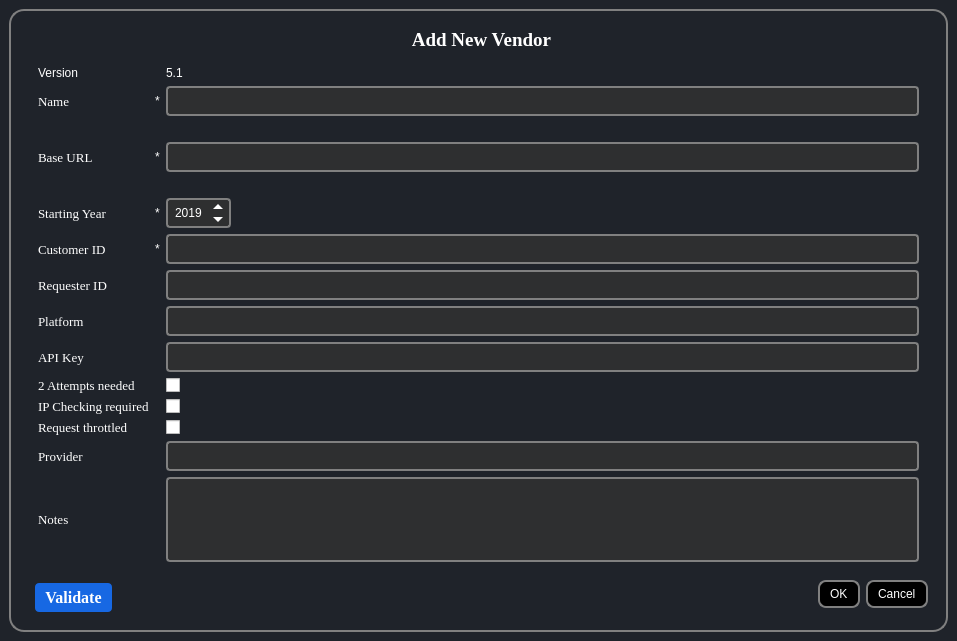
<?xml version="1.0" encoding="UTF-8"?>
<ui version="4.0">
 <class>addVendor51Dialog</class>
 <widget class="QMainWindow" name="addVendor51Dialog">
  <property name="geometry">
   <rect>
    <x>0</x>
    <y>0</y>
    <width>957</width>
    <height>641</height>
   </rect>
  </property>
  <property name="windowTitle">
   <string>MainWindow</string>
  </property>
  <property name="styleSheet">
   <string notr="true">*{
	
border:none;
background-color:transparent;
background:none;
padding:0;
margin:0;
color:#fff;
}



#centralwidget{
background-color:#1f232a;
}

QPushButton{
text-align:left;
padding: 5px 10px;

border-top-left-radius:5px;
}
QPushButton:pressed{
background-color:grey;
text-align:left;
padding:2px 10px;
color:white;}</string>
  </property>
  <widget class="QWidget" name="centralwidget">
   <layout class="QGridLayout" name="gridLayout">
    <item row="0" column="0" colspan="2">
     <widget class="QFrame" name="frame">
      <property name="sizePolicy">
       <sizepolicy hsizetype="Preferred" vsizetype="Preferred">
        <horstretch>0</horstretch>
        <verstretch>0</verstretch>
       </sizepolicy>
      </property>
      <property name="styleSheet">
       <string notr="true">#frame{border:2px solid grey; border-radius:15px;}</string>
      </property>
      <property name="frameShape">
       <enum>QFrame::StyledPanel</enum>
      </property>
      <property name="frameShadow">
       <enum>QFrame::Raised</enum>
      </property>
      <layout class="QVBoxLayout" name="verticalLayout">
       <item>
        <widget class="QFrame" name="frame_3">
         <property name="styleSheet">
          <string notr="true">border-color: rgb(255, 255, 255);

QLineEdit {
	background-color: #cccccc;
	border-radius: 20px; 

}
</string>
         </property>
         <property name="frameShape">
          <enum>QFrame::StyledPanel</enum>
         </property>
         <property name="frameShadow">
          <enum>QFrame::Plain</enum>
         </property>
         <layout class="QGridLayout" name="gridLayout_2">
          <item row="0" column="1" colspan="2">
           <widget class="QLabel" name="label_7">
            <property name="enabled">
             <bool>true</bool>
            </property>
            <property name="sizePolicy">
             <sizepolicy hsizetype="Preferred" vsizetype="Preferred">
              <horstretch>0</horstretch>
              <verstretch>0</verstretch>
             </sizepolicy>
            </property>
            <property name="font">
             <font>
              <family>Georgia</family>
              <pointsize>14</pointsize>
              <bold>true</bold>
             </font>
            </property>
            <property name="styleSheet">
             <string notr="true">text-align:centre;</string>
            </property>
            <property name="frameShape">
             <enum>QFrame::NoFrame</enum>
            </property>
            <property name="text">
             <string>&lt;html&gt;&lt;head/&gt;&lt;body&gt;&lt;p align=&quot;center&quot;&gt;Add New Vendor&lt;/p&gt;&lt;/body&gt;&lt;/html&gt;</string>
            </property>
           </widget>
          </item>
          <item row="1" column="0" colspan="3">
           <widget class="QFrame" name="AddNewVendor">
            <property name="minimumSize">
             <size>
              <width>0</width>
              <height>30</height>
             </size>
            </property>
            <property name="font">
             <font>
              <family>Georgia</family>
              <pointsize>8</pointsize>
             </font>
            </property>
            <property name="frameShape">
             <enum>QFrame::StyledPanel</enum>
            </property>
            <layout class="QGridLayout" name="gridLayout_5">
             <item row="14" column="0">
              <widget class="QLabel" name="label_28">
               <property name="font">
                <font>
                 <family>Georgia</family>
                 <pointsize>10</pointsize>
                </font>
               </property>
               <property name="text">
                <string>Notes</string>
               </property>
              </widget>
             </item>
             <item row="9" column="0">
              <widget class="QLabel" name="label_5">
               <property name="font">
                <font>
                 <family>Georgia</family>
                 <pointsize>10</pointsize>
                </font>
               </property>
               <property name="text">
                <string>API Key</string>
               </property>
              </widget>
             </item>
             <item row="5" column="1">
              <widget class="QLabel" name="label_13">
               <property name="text">
                <string>*</string>
               </property>
              </widget>
             </item>
             <item row="6" column="0">
              <widget class="QLabel" name="label_3">
               <property name="font">
                <font>
                 <family>Georgia</family>
                 <pointsize>10</pointsize>
                </font>
               </property>
               <property name="text">
                <string>Customer ID</string>
               </property>
              </widget>
             </item>
             <item row="3" column="0">
              <widget class="QLabel" name="label_2">
               <property name="font">
                <font>
                 <family>Georgia</family>
                 <pointsize>10</pointsize>
                </font>
               </property>
               <property name="text">
                <string>Base URL</string>
               </property>
              </widget>
             </item>
             <item row="6" column="1">
              <widget class="QLabel" name="label_14">
               <property name="text">
                <string>*</string>
               </property>
              </widget>
             </item>
             <item row="7" column="0">
              <widget class="QLabel" name="label_4">
               <property name="font">
                <font>
                 <family>Georgia</family>
                 <pointsize>10</pointsize>
                </font>
               </property>
               <property name="text">
                <string>Requester ID</string>
               </property>
              </widget>
             </item>
             <item row="0" column="2">
              <widget class="QLabel" name="versionEdit">
               <property name="text">
                <string>5.1</string>
               </property>
              </widget>
             </item>
             <item row="1" column="1">
              <widget class="QLabel" name="label_12">
               <property name="text">
                <string>*</string>
               </property>
              </widget>
             </item>
             <item row="3" column="1">
              <widget class="QLabel" name="label_18">
               <property name="text">
                <string>*</string>
               </property>
              </widget>
             </item>
             <item row="11" column="0">
              <widget class="QLabel" name="label_9">
               <property name="font">
                <font>
                 <family>Georgia</family>
                 <pointsize>10</pointsize>
                </font>
               </property>
               <property name="text">
                <string>IP Checking required</string>
               </property>
              </widget>
             </item>
             <item row="8" column="0">
              <widget class="QLabel" name="label_6">
               <property name="font">
                <font>
                 <family>Georgia</family>
                 <pointsize>10</pointsize>
                </font>
               </property>
               <property name="text">
                <string>Platform</string>
               </property>
              </widget>
             </item>
             <item row="5" column="0">
              <widget class="QLabel" name="label_10">
               <property name="font">
                <font>
                 <family>Georgia</family>
                 <pointsize>10</pointsize>
                </font>
               </property>
               <property name="text">
                <string>Starting Year</string>
               </property>
              </widget>
             </item>
             <item row="0" column="0">
              <widget class="QLabel" name="label_15">
               <property name="text">
                <string>Version</string>
               </property>
              </widget>
             </item>
             <item row="13" column="0">
              <widget class="QLabel" name="provider">
               <property name="font">
                <font>
                 <family>Georgia</family>
                 <pointsize>10</pointsize>
                </font>
               </property>
               <property name="text">
                <string>Provider</string>
               </property>
              </widget>
             </item>
             <item row="1" column="0">
              <widget class="QLabel" name="label">
               <property name="font">
                <font>
                 <family>Georgia</family>
                 <pointsize>10</pointsize>
                </font>
               </property>
               <property name="text">
                <string>Name</string>
               </property>
              </widget>
             </item>
             <item row="10" column="0">
              <widget class="QLabel" name="label_8">
               <property name="font">
                <font>
                 <family>Georgia</family>
                 <pointsize>10</pointsize>
                </font>
               </property>
               <property name="text">
                <string>2 Attempts needed</string>
               </property>
              </widget>
             </item>
             <item row="12" column="0">
              <widget class="QLabel" name="label_11">
               <property name="font">
                <font>
                 <family>Georgia</family>
                 <pointsize>10</pointsize>
                </font>
               </property>
               <property name="text">
                <string>Request throttled</string>
               </property>
              </widget>
             </item>
             <item row="1" column="2">
              <widget class="QLineEdit" name="nameEdit">
               <property name="minimumSize">
                <size>
                 <width>0</width>
                 <height>30</height>
                </size>
               </property>
               <property name="styleSheet">
                <string notr="true">QLineEdit {
	border: 2px solid #808080;
    border-radius: 4px;
    padding: 5px;
	color: white;
	background-color: #2E2F30;
}

</string>
               </property>
              </widget>
             </item>
             <item row="2" column="2">
              <widget class="QLabel" name="name_validation_label">
               <property name="text">
                <string/>
               </property>
              </widget>
             </item>
             <item row="3" column="2">
              <widget class="QLineEdit" name="baseUrlEdit">
               <property name="minimumSize">
                <size>
                 <width>0</width>
                 <height>30</height>
                </size>
               </property>
               <property name="styleSheet">
                <string notr="true">QLineEdit {
	border: 2px solid #808080;
    border-radius: 4px;
    padding: 5px;
	color: white;
background-color: #2E2F30;
}

</string>
               </property>
              </widget>
             </item>
             <item row="4" column="2">
              <widget class="QLabel" name="url_validation_label">
               <property name="text">
                <string/>
               </property>
              </widget>
             </item>
             <item row="5" column="2">
              <widget class="QDateEdit" name="All_reports_edit_fetch">
               <property name="enabled">
                <bool>true</bool>
               </property>
               <property name="minimumSize">
                <size>
                 <width>64</width>
                 <height>30</height>
                </size>
               </property>
               <property name="maximumSize">
                <size>
                 <width>65</width>
                 <height>16777215</height>
                </size>
               </property>
               <property name="styleSheet">
                <string notr="true">QDateEdit {
    border: 2px solid #808080;
background-color: #2E2F30;
    border-radius: 4px;
    padding-left: 5px;
min-width: 55px;
	max-width: 56px;
}

QDateEdit::up-button, QDateEdit::down-button {
    border: none;
    padding-right: 5px;
}

QDateEdit::up-button {
    subcontrol-position: top right;
}

QDateEdit::down-button {
    subcontrol-position: bottom right;
}

QDateEdit::up-arrow, QDateEdit::down-arrow {
    border: 5px solid rgba(255, 255, 255, 0);
    width: 0;
    height: 0;
}

QDateEdit::up-arrow {
    border-top: none;
    border-bottom-color: white;
}

QDateEdit::down-arrow {
    border-bottom: none;
    border-top-color: white;
}</string>
               </property>
               <property name="dateTime">
                <datetime>
                 <hour>0</hour>
                 <minute>0</minute>
                 <second>0</second>
                 <year>2019</year>
                 <month>12</month>
                 <day>25</day>
                </datetime>
               </property>
               <property name="displayFormat">
                <string>yyyy</string>
               </property>
              </widget>
             </item>
             <item row="6" column="2">
              <widget class="QLineEdit" name="customerIdEdit">
               <property name="minimumSize">
                <size>
                 <width>0</width>
                 <height>30</height>
                </size>
               </property>
               <property name="styleSheet">
                <string notr="true">QLineEdit {
	border: 2px solid #808080;
    border-radius: 4px;
    padding: 5px;
	color: white;
background-color: #2E2F30;
}

</string>
               </property>
              </widget>
             </item>
             <item row="7" column="2">
              <widget class="QLineEdit" name="requestorIdEdit">
               <property name="minimumSize">
                <size>
                 <width>0</width>
                 <height>30</height>
                </size>
               </property>
               <property name="styleSheet">
                <string notr="true">QLineEdit {
	border: 2px solid #808080;
    border-radius: 4px;
    padding: 5px;
background-color: #2E2F30;
	color: white;
}

</string>
               </property>
              </widget>
             </item>
             <item row="8" column="2">
              <widget class="QLineEdit" name="platformEdit">
               <property name="minimumSize">
                <size>
                 <width>0</width>
                 <height>30</height>
                </size>
               </property>
               <property name="styleSheet">
                <string notr="true">QLineEdit {
background-color: #2E2F30;
	border: 2px solid #808080;
    border-radius: 4px;
    padding: 5px;
	color: white;
}

</string>
               </property>
              </widget>
             </item>
             <item row="9" column="2">
              <widget class="QLineEdit" name="apiKeyEdit">
               <property name="minimumSize">
                <size>
                 <width>0</width>
                 <height>30</height>
                </size>
               </property>
               <property name="styleSheet">
                <string notr="true">QLineEdit {
background-color: #2E2F30;
	border: 2px solid #808080;
    border-radius: 4px;
    padding: 5px;
	color: white;
}

</string>
               </property>
              </widget>
             </item>
             <item row="10" column="2">
              <widget class="QCheckBox" name="two_attempts_check_box">
               <property name="text">
                <string/>
               </property>
              </widget>
             </item>
             <item row="11" column="2">
              <widget class="QCheckBox" name="ip_checking_check_box">
               <property name="text">
                <string/>
               </property>
              </widget>
             </item>
             <item row="12" column="2">
              <widget class="QCheckBox" name="requests_throttled_check_box">
               <property name="text">
                <string/>
               </property>
              </widget>
             </item>
             <item row="13" column="2">
              <widget class="QLineEdit" name="providerEdit">
               <property name="sizePolicy">
                <sizepolicy hsizetype="Expanding" vsizetype="Preferred">
                 <horstretch>0</horstretch>
                 <verstretch>0</verstretch>
                </sizepolicy>
               </property>
               <property name="styleSheet">
                <string notr="true">QLineEdit {
	border: 2px solid #808080;
    border-radius: 4px;
background-color: #2E2F30;
    padding: 5px;
	color: white;
}

</string>
               </property>
              </widget>
             </item>
             <item row="14" column="2">
              <widget class="QLineEdit" name="notesEdit">
               <property name="sizePolicy">
                <sizepolicy hsizetype="Expanding" vsizetype="Expanding">
                 <horstretch>0</horstretch>
                 <verstretch>0</verstretch>
                </sizepolicy>
               </property>
               <property name="minimumSize">
                <size>
                 <width>339</width>
                 <height>0</height>
                </size>
               </property>
               <property name="styleSheet">
                <string notr="true">QLineEdit {
	border: 2px solid #808080;
    border-radius: 4px;
    padding: 5px;
	color: white;
background-color: #2E2F30;
}

</string>
               </property>
              </widget>
             </item>
            </layout>
           </widget>
          </item>
          <item row="3" column="1">
           <widget class="QPushButton" name="validate_button">
            <property name="font">
             <font>
              <family>Georgia</family>
              <pointsize>12</pointsize>
              <italic>false</italic>
              <bold>true</bold>
             </font>
            </property>
            <property name="styleSheet">
             <string notr="true">QPushButton {
    background-color: #1768E3; 
    color: #FFFFFF;
	font: bold;
   border-radius: 4px;
text-align: center;
}

</string>
            </property>
            <property name="text">
             <string>Validate</string>
            </property>
           </widget>
          </item>
          <item row="2" column="2" rowspan="2">
           <widget class="QDialogButtonBox" name="buttonBox">
            <property name="sizePolicy">
             <sizepolicy hsizetype="Expanding" vsizetype="Preferred">
              <horstretch>0</horstretch>
              <verstretch>0</verstretch>
             </sizepolicy>
            </property>
            <property name="minimumSize">
             <size>
              <width>0</width>
              <height>20</height>
             </size>
            </property>
            <property name="font">
             <font>
              <family>Georgia</family>
              <pointsize>12</pointsize>
              <italic>false</italic>
              <bold>false</bold>
             </font>
            </property>
            <property name="styleSheet">
             <string notr="true">border: 2px solid grey;
border-radius: 8px;
background-color: #000000;
</string>
            </property>
            <property name="standardButtons">
             <set>QDialogButtonBox::Cancel|QDialogButtonBox::Ok</set>
            </property>
           </widget>
          </item>
         </layout>
        </widget>
       </item>
      </layout>
     </widget>
    </item>
   </layout>
  </widget>
 </widget>
 <tabstops>
  <tabstop>validate_button</tabstop>
 </tabstops>
 <resources/>
 <connections/>
</ui>
